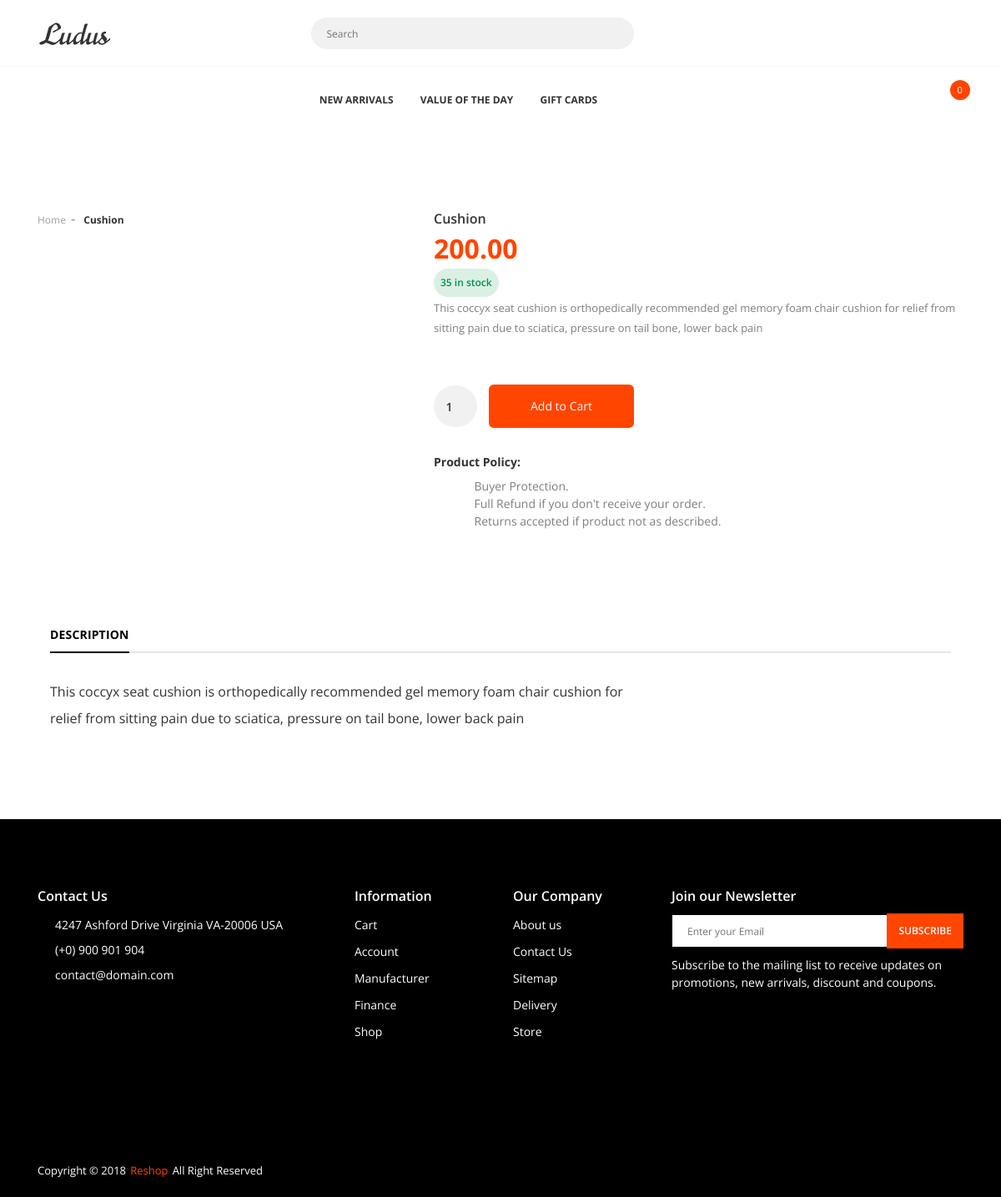
The app's page /product/2 with its own data.
### Main/models.py (models this page shows, shortened)
class Addproduct(db.Model):
    id = db.Column(db.Integer, primary_key=True)
    name = db.Column(db.String(40), nullable=False)
    price = db.Column(db.Numeric(10, 2), nullable=False)
    discount = db.Column(db.Integer, default=0)
    stock = db.Column(db.Integer, nullable=False)
    desc = db.Column(db.Text, nullable=False)
    pub_date = db.Column(db.DateTime, nullable=False, default=datetime.utcnow)
    category_id = db.Column(db.Integer, db.ForeignKey('category.id'),nullable=False)
    category = db.relationship('Category',backref=db.backref('categories', lazy=True))
    image1 = db.Column(db.String(150), nullable=False, default='image1.jpg')
    image2 = db.Column(db.String(150), nullable=False, default='image2.jpg')
    image3 = db.Column(db.String(150), nullable=False, default='image3.jpg')
    merchant_id = db.Column(db.Integer, db.ForeignKey('merchant.id'), nullable=False)
    merchant = db.relationship('Merchant', backref=db.backref('merchant', lazy=True))
    merchant_name = db.Column(db.String(45), nullable=False)
    merchant_phone = db.Column(db.String(8), nullable=False)
    merchant_address = db.Column(db.Text, nullable=False)

### Main/routes.py (the view)
@app.route('/product/<int:id>',methods=['GET','POST'])
def product(id):
	product=Addproduct.query.get_or_404(id)
	return render_template('product-detail.html',product=product)

### Main/templates/product-detail.html (shortened to what this page needs)
{% extends "layout.html" %}
{% block head %}
{{ super() }}
{% endblock head %}
{% block content %}
        <div class="app-content">
            <div class="u-s-p-t-90">
                <div class="container">
                    <div class="row">
                        <div class="col-lg-5">
                            <div class="pd-breadcrumb u-s-m-b-30">
                                <ul class="pd-breadcrumb__list">
                                    <li class="has-separator">
                                        <a href="{{url_for('index')}}">Home</a></li>
                                    <li class="is-marked">
                                        <a href="{{url_for('product',id=product.id)}}">{{product.name}}</a></li>
                                </ul>
                            </div>
                        </div>
                        <div class="col-lg-7">
                            <div class="pd-detail">
                                <div>
                                    <span class="pd-detail__name">{{product.name}}</span></div>
                                <div>
                                    <div class="pd-detail__inline">
                                        {% if product.discount > 0 %}
                                            <span class="pd-detail__price">{{product.price - (product.price*product.discount/100)}}</span>
                                            <span class="pd-detail__discount">({{product.discount}}% OFF)</span><del class="pd-detail__del">{{product.price}}</del>
                                        {% else %}
                                            <span class="pd-detail__price">{{product.price}}</span>
                                        {% endif %}
                                </div>
                                <div class="u-s-m-b-15">
                                    <div class="pd-detail__inline">
                                        <span class="pd-detail__stock">{{product.stock}} in stock</span>
                                </div>
                                <div class="u-s-m-b-15">
                                    <span class="pd-detail__preview-desc">{{product.desc}}</span>
                                </div>
                                <div class="u-s-m-b-15">
                                    <ul class="pd-social-list">
                                        <li>
                                            <a class="s-fb--color-hover" href="#"><i class="fab fa-facebook-f"></i></a></li>
                                        <li>
                                            <a class="s-tw--color-hover" href="#"><i class="fab fa-twitter"></i></a></li>
                                        <li>
                                            <a class="s-insta--color-hover" href="#"><i class="fab fa-instagram"></i></a></li>
                                        <li>
                                            <a class="s-wa--color-hover" href="#"><i class="fab fa-whatsapp"></i></a></li>
                                        <li>
                                            <a class="s-gplus--color-hover" href="#"><i class="fab fa-google-plus-g"></i></a></li>
                                    </ul>
                                </div>
                                <div class="u-s-m-b-15">
                                    <form class="pd-detail__form" action="{{url_for('AddCart')}}" method="post">
                                        <div class="pd-detail-inline-2">
                                            <div class="u-s-m-b-15">
                                                <div class="product_count">
                                                    <input class="input-counter__text input-counter--text-primary-style" type="number" name="quantity" value="1" min="1" max="{{product.stock}}" title="Quantity:" class="input-text qty">
                                                </div>
                                            </div>
                                            <div class="u-s-m-b-15">
                                                <div class="card_area d-flex align-items-center">
                                                    <button class="btn btn--e-brand-b-2" type="submit">Add to Cart</button>
                                                </div>
                                            </div>
                                        </div>
                                    </form>
                                </div>
                                <div class="u-s-m-b-15">
                                    <span class="pd-detail__label u-s-m-b-8">Product Policy:</span>
                                    <ul class="pd-detail__policy-list">
                                        <li><i class="fas fa-check-circle u-s-m-r-8"></i>
                                            <span>Buyer Protection.</span></li>
                                        <li><i class="fas fa-check-circle u-s-m-r-8"></i>
                                            <span>Full Refund if you don't receive your order.</span></li>
                                        <li><i class="fas fa-check-circle u-s-m-r-8"></i>
                                            <span>Returns accepted if product not as described.</span></li>
                                    </ul>
                                </div>
                            </div>
                        </div>
                    </div>
                </div>
            </div>
            <div class="u-s-p-y-90">
                <div class="container">
                    <div class="row">
                        <div class="col-lg-12">
                            <div class="pd-tab">
                                <div class="u-s-m-b-30">
                                    <ul class="nav pd-tab__list">
                                        <li class="nav-item">
                                            <a class="nav-link active" data-toggle="tab" href="#pd-desc">DESCRIPTION</a>
                                        </li>
                                    </ul>
                                </div>
                                <div class="tab-content">
                                    <div class="tab-pane fade show active" id="pd-desc">
                                        <div class="pd-tab__desc">
                                            <div class="u-s-m-b-15">
                                                <p>{{product.desc}}</p>
                                            </div>
                                        </div>
                                    </div>
                                </div>
                            </div>
                        </div>
                    </div>
                </div>
            </div>
        </div>
{% endblock content %}

### records on screen
Addproduct: name "Cushion", price "200.00", stock "35", desc "This coccyx seat cushion is orthopedically recommended gel memory foam chair cushion for relief from sitting pain due to sciatica, pressure on tail bone, lower back pain"

### other values on screen
{{ session['Shoppingcart']|length }} "0"
